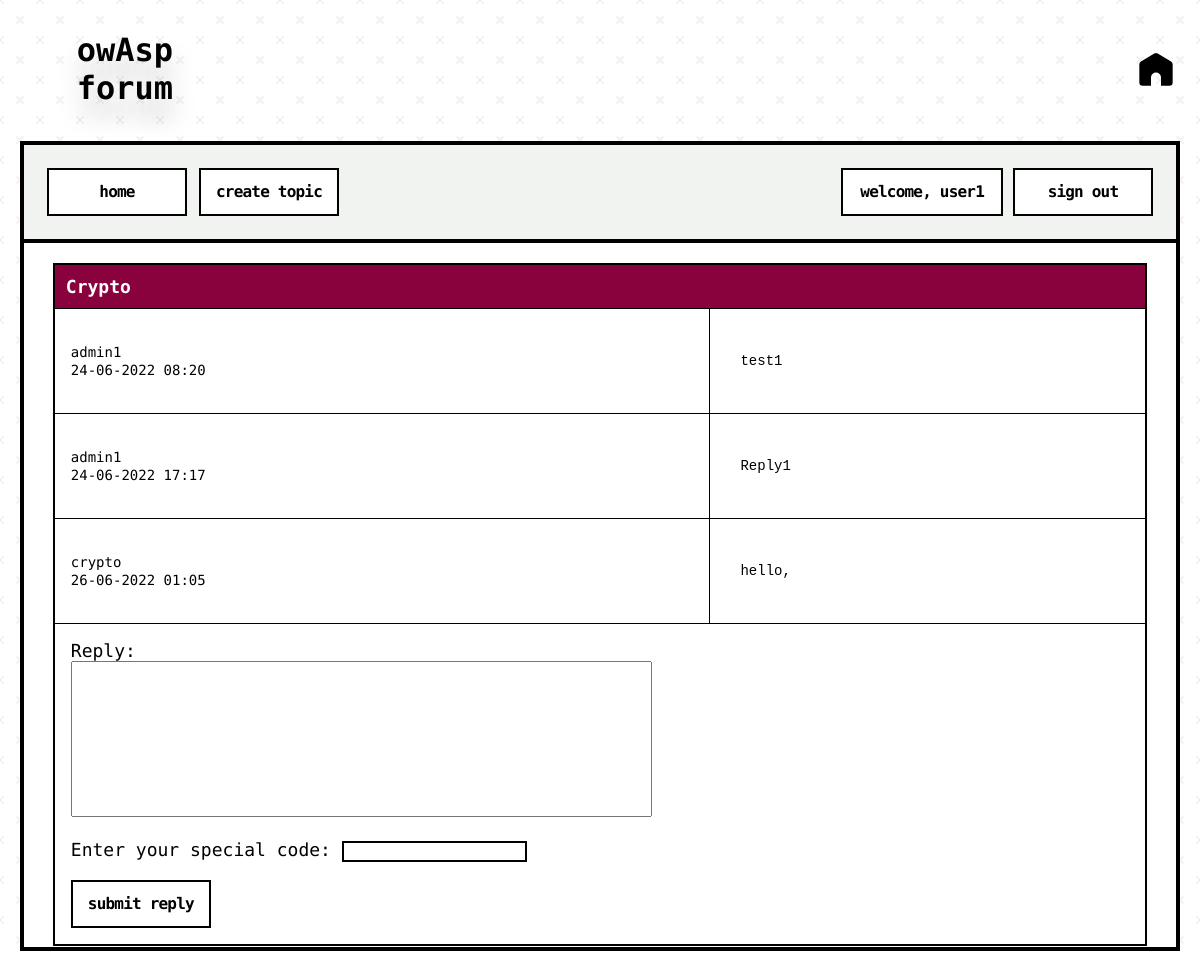
Page /forum/topic.php?id=22 (signed in) on the committed database.
### tables this page shows
CREATE TABLE `topics` (
  `topic_id` int(8) NOT NULL,
  `topic_subject` varchar(255) NOT NULL,
  `topic_date` datetime NOT NULL,
  `topic_cat` int(8) NOT NULL,
  `topic_by` int(8) NOT NULL
);

CREATE TABLE `posts` (
  `post_id` int(8) NOT NULL,
  `post_content` text NOT NULL,
  `post_date` datetime NOT NULL,
  `post_topic` int(8) NOT NULL,
  `post_by` int(8) NOT NULL
);

CREATE TABLE `users` (
  `user_id` int(8) NOT NULL,
  `user_name` varchar(30) NOT NULL,
  `user_pass` varchar(255) NOT NULL,
  `user_email` varchar(255) NOT NULL,
  `user_date` datetime NOT NULL,
  `user_level` int(8) NOT NULL,
  `user_code` varchar(255) NOT NULL
);

### forum/topic.php (the view, shortened to what this page needs)
<?php
include 'database.php';
include 'header.php';
$sql = "SELECT
			topic_id,
			topic_subject
		FROM
			topics
		WHERE
			topics.topic_id = " . $_GET['id'];
$result = mysqli_query($connect_database, $sql);
if(!$result)
{
	echo '<br><font style="font-size: 14px;">The topic could not be displayed, please try again later.</font><br><br>';
}
else
{
	if(mysqli_num_rows($result) == 0)
	{
		echo '<br><font style="font-size: 14px;">This topic doesn&prime;t exist.</font><br><br>';
	}
	else
	{
		while($row = mysqli_fetch_assoc($result))
		{
			echo '<table class="topic" border="1">
					<tr>
						<th colspan="2">' . $row['topic_subject'] . '</th>
					</tr>';
			$posts_sql = "SELECT
						posts.post_topic,
						posts.post_content,
						posts.post_date,
						posts.post_by,
						users.user_id,
						users.user_name
					FROM
						posts
					LEFT JOIN
						users
					ON
						posts.post_by = users.user_id
					WHERE
						posts.post_topic = " . $_GET['id'];
			$posts_result = mysqli_query($connect_database, $posts_sql);
			if(!$posts_result)
			{
				echo '<tr><td>The posts could not be displayed, please try again later.</tr></td></table>';
			}
			else
			{
				while($posts_row = mysqli_fetch_assoc($posts_result))
				{
					echo '<tr class="topic-post">
							<td class="user-post"><font style="font-size: 14px;">' . $posts_row['user_name'] . '<br>' . date('d-m-Y H:i', strtotime($posts_row['post_date'])) . '</font></td>
							<td class="post-content"><pre style="font-size: 14px;">' . stripslashes(htmlentities($posts_row['post_content'])) . '</pre></td>
						  </tr>';
				}
			}
			if(!isset($_SESSION['signed_in']))
			{
				echo '<tr><td colspan=2>You must be <a href="signin.php">signed in</a> to reply. You can also <a href="signup.php">sign up</a> for an account.';
			}
			else
			{
				echo '<tr><td colspan="2"><font style="font-size: 18px;">Reply:</font><br>';
			    echo '<form method="post" action="reply.php?id=' . $row['topic_id'] . '">';
				echo '<textarea style="resize:none;" name="reply-content" rows="10" cols="70" wrap="pyhsical"></textarea><br /><br />';
				echo '<font style="font-size: 18px;">Enter your special code: </font><input type="password" name="user_code" style="border: 2px solid black;"></input><br><br>';
				echo '<input type="submit" value="submit reply" id="item"/>';
				echo '</form></td></tr>';
			}
			echo '</table>';
		}
	}
}
include 'footer.php';

### forum/style.css (style rules this page uses)
html { font-family: "Open Sans;", sans-serif; }
body { text-align: center; }
table { border-collapse: collapse; width: 100%; border: 2px solid #000; }
th { background-color: #89023e; color: #ffffff; font-family: "Source Code Pro"; padding-top: 11px; padding-left: 11px; padding-bottom: 11px; font-size: 18px; }
td { padding: 16px; }
font { font-family: "Source Code Pro", monospace; font-weight: 500; font-size: 20px; }
#item { font-family: "Major Mono Display", monospace; align-items: center; background-color: #fff; border: 2px solid #000; box-sizing: border-box; color: #000; cursor: pointer; display: inline-flex; fill: #000; font-size: 16px; font-weight: 600; height: 48px; justify-content: center; letter-spacing: -0.8px; line-height: 24px; min-width: 140px; outline: 0; padding: 0 9px; text-align: center; text-decoration: none; transition: all 0.3s; user-select: none; -webkit-user-select: none; touch-action: manipulation; }
.topic-post { height: 100px; overflow: auto; }
.post-content { padding: 30px; }

### rows in the picture
topics: topic_subject "Crypto"
posts: post_by.user_name "admin1", post_date "24-06-2022 08:20", post_content "test1"
posts: post_by.user_name "admin1", post_date "24-06-2022 17:17", post_content "Reply1"
posts: post_by.user_name "crypto", post_date "26-06-2022 01:05", post_content "hello,"

### other values in the picture
$_SESSION['user_name'] "user1"
